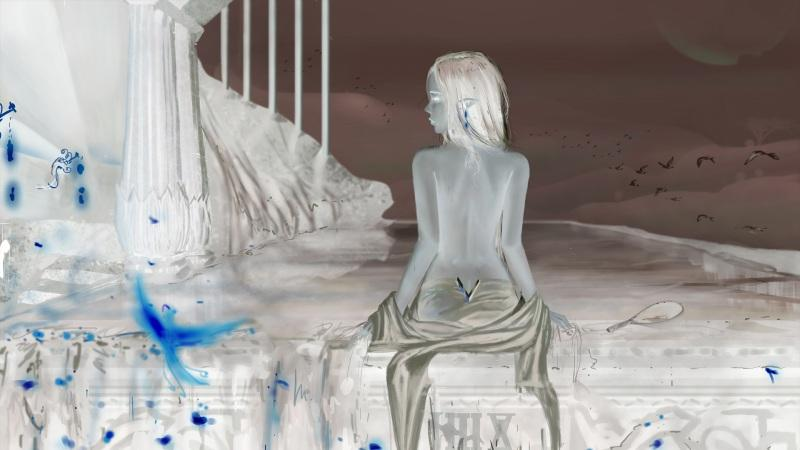
#> input picture 数据分析/PIL_test/1.jpg, 800 x 450 px, found by its file name
$ python demo1.py
#> lines starting #> are read from the running program, lines starting #| are printed output that depends on the picture
from PIL import Image
from PIL import ImageChops


def compare_images(path_one, path_two, diff_save_location):
    """
    比较图片，如果有不同则生成展示不同的图片

    @参数一: path_one: 第一张图片的路径
    @参数二: path_two: 第二张图片的路径
    @参数三: diff_save_location: 不同图的保存路径
    """
#> called with path_one = '1.jpg', path_two = '2.jpg', diff_save_location = '我们不一样.png'
    image_one = Image.open(path_one)
#> image_one is the input picture: PIL image 800x450 RGB; mean R, G, B 157.2, 152.9, 150.5
    image_two = Image.open(path_two)
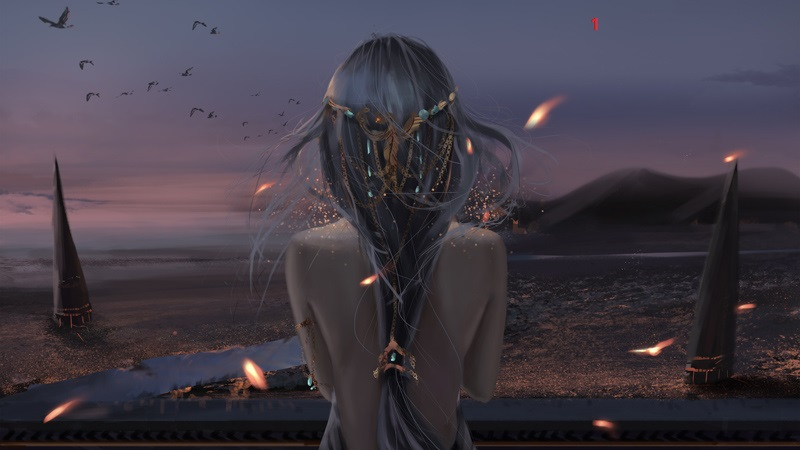
#> input picture 数据分析/图片对比/2.jpg, 800 x 450 px
#> image_two is the input picture: PIL image 800x450 RGB; mean R, G, B 67, 60.4, 71.2
    try:
        diff = ImageChops.difference(image_one, image_two)
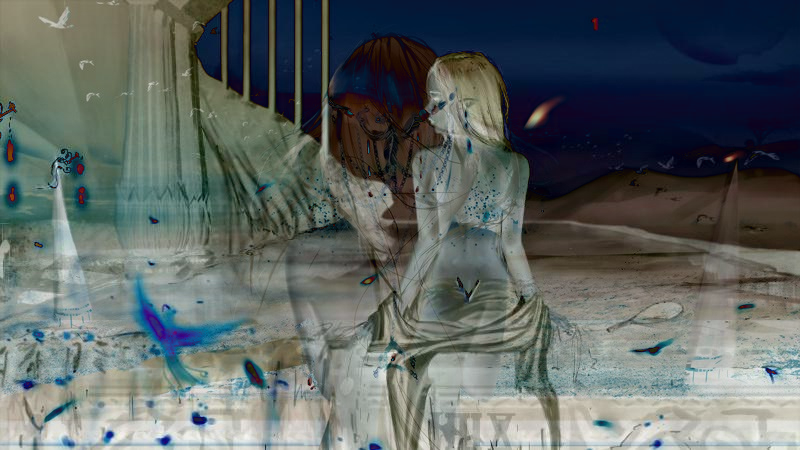
#> diff: PIL image 800x450 RGB; mean R, G, B 93, 100.6, 98.9

        if diff.getbbox() is None:
            # 图片间没有任何不同则直接退出
            print("【+】We are the same!")
        else:
            diff.save(diff_save_location)
            print('【+】We are not the same!')
    except ValueError as e:
        text = ("表示图片大小和box对应的宽度不一致，参考API说明：Pastes another image into this image."
                "The box argument is either a 2-tuple giving the upper left corner, a 4-tuple defining the left, upper, "
                "right, and lower pixel coordinate, or None (same as (0, 0)). If a 4-tuple is given, the size of the pasted "
                "image must match the size of the region.使用2纬的box避免上述问题")
        print("【{0}】{1}".format(e, text))


if __name__ == '__main__':
    compare_images('1.jpg',
                   '2.jpg',
                   '我们不一样.png')
